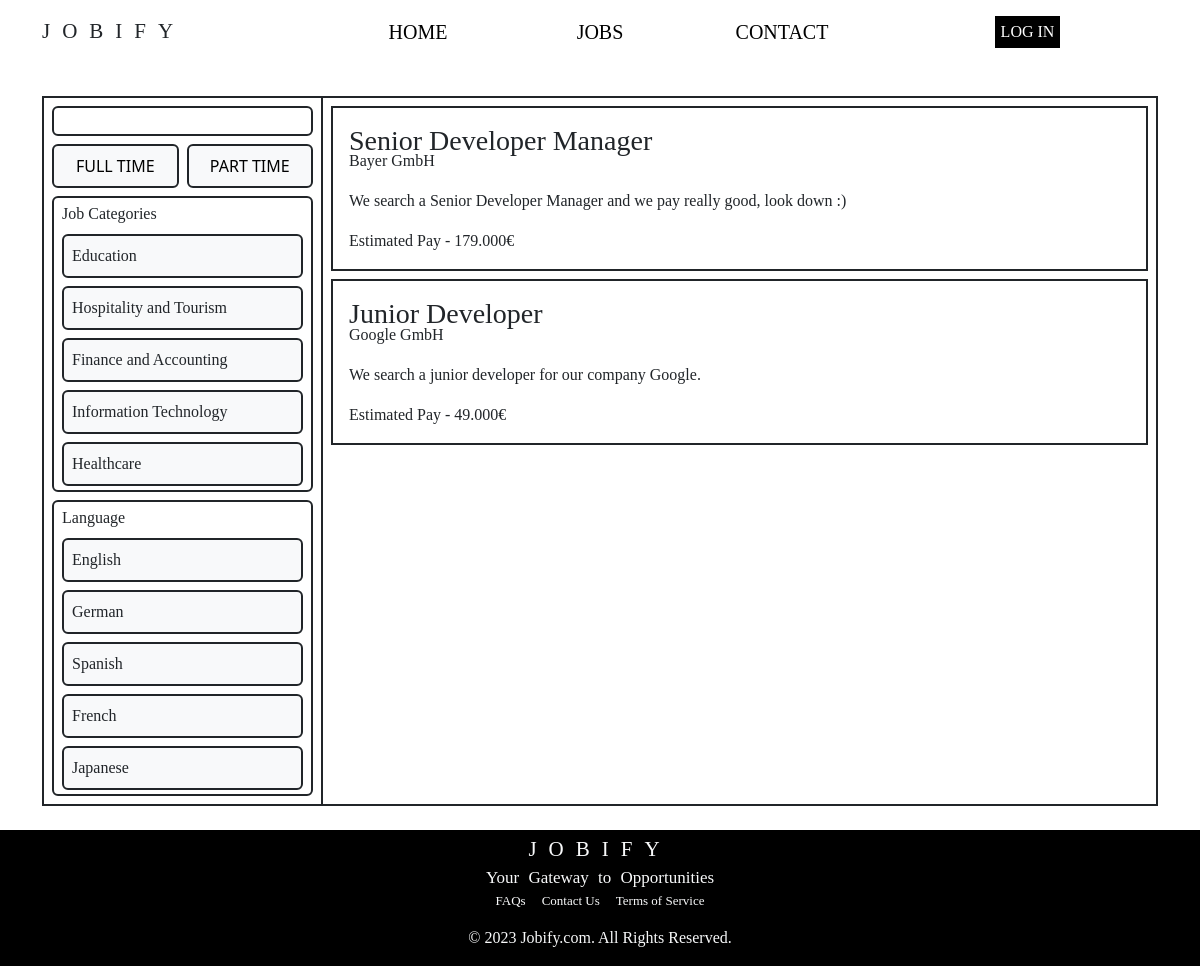
/jobs, run on an earlier commit of the app's database.
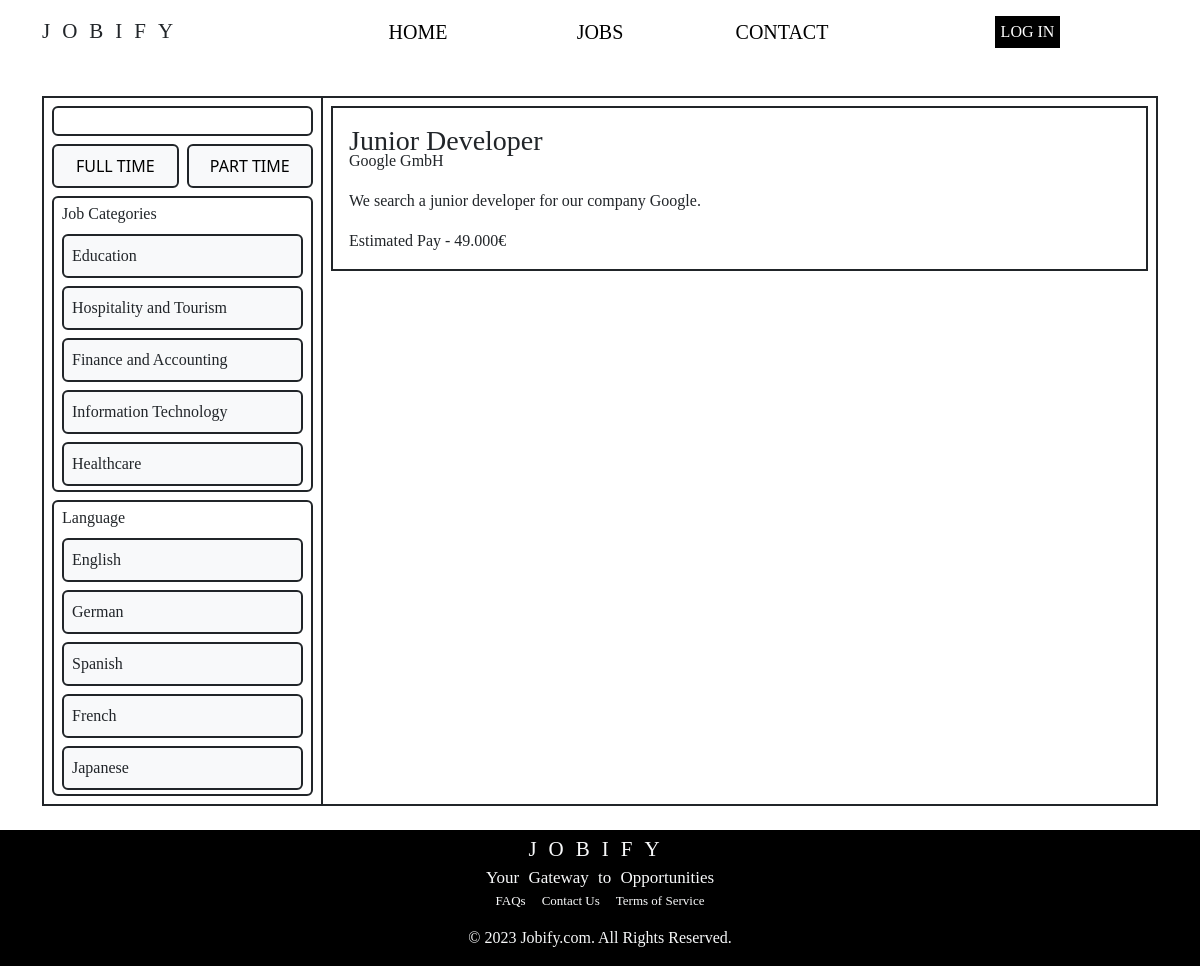
And on a later commit of the database.
### main/models.py (models this page shows, shortened)
class categories(models.Model):
    id = models.IntegerField(primary_key=True, unique=True),
    name = models.CharField(max_length=64)

class languages(models.Model):
    id = models.IntegerField(primary_key=True, unique=True),
    name = models.CharField(max_length=64)

class job_offers(models.Model):
    user = models.ForeignKey(User, on_delete=models.CASCADE)
    title = models.CharField(max_length=64)
    id = models.IntegerField(primary_key=True, unique=True),
    category = models.ForeignKey(categories, on_delete=models.CASCADE)
    pay = models.CharField(max_length=64)
    languages = models.ForeignKey(languages, on_delete=models.CASCADE)
    company = models.CharField(max_length=64)
    description = models.CharField(max_length=512)
    post_date = models.DateTimeField(auto_now=True)
    part_time = models.BooleanField(default=False)

### main/views.py (the view)
# urls.py: path("jobs", views.jobs, name="jobs"),
def jobs(request):
    return render(request, "main/jobs.html", {
        "user":request.user,
        "categories":categories.objects.all(),
        "languages":languages.objects.all(),
        "jobs":job_offers.objects.all()
    })

### main/templates/main/jobs.html (shortened to what this page needs)
{% extends 'main/layout.html' %}
{% block body %}
<div class="container d-flex justify-content-center main-block mt-2 mb-4">
    <div class="row w-100">
        <div id="searchWindow" class="col-md-3 col-5 d-flex flex-column align-items-center gap-2 p-2 border border-2 border-dark border-end-0">
            <div class="d-flex w-100">
                <input id="searchInput" class="border border-dark border-2 rounded ps-2 main-font w-100" type="text">
            </div>
            <div id="timeContainer" class="d-flex w-100 gap-2">
                <button id="optionsBtn" value="False" class="p-2 w-100 bg-light border border-dark border-2 rounded">FULL TIME</button>
                <button id="optionsBtn" value="True" class="p-2 w-100 bg-light border border-dark border-2 rounded">PART TIME</button>
            </div>
            {% if categories %}
            <div id="categoryContainer" class="d-flex flex-column gap-2 border border-dark border-2 rounded px-2 py-1 w-100">
                <div class="d-flex">
                    <p class="main-font m-0">Job Categories</p>
                </div>
                {% for category in categories %}
                    <div id="optionsBtn" class="p-2 w-100 bg-light border border-dark border-2 rounded">
                        <p id="selectable_categories" class="main-font m-0">{{ category.name }}</p>
                    </div>
                {% endfor %}
            </div>
            {% endif %}
            {% if languages %}
            <div id="langaugeContainer" class="d-flex flex-column w-100 px-2 py-1 border border-dark border-2 rounded gap-2">
                <div class="d-flex">
                    <p class="main-font m-0">Language</p>
                </div>
                {% for language in languages %}
                    <div id="optionsBtn" class="p-2 w-100 bg-light border border-dark border-2 rounded">
                        <p id="selectable_languages" class="main-font m-0">{{ language.name }}</p>
                    </div>
                {% endfor %}
            </div>
            {% endif %}
        </div>
        <div id="searchEntries" class="col-md-9 col d-flex flex-column border border-2 border-dark p-2 gap-2">
            {% for job in jobs %}
            <a class="text-decoration-none text-dark" href="{% url 'jobPage' job.id %}">
            <div id="jobEntrie" style="height:fit-content;" class="d-flex flex-column border border-2 border-dark p-3">
                <p id="jobTitle" style="margin-bottom: -8px;" class="main-font h3">{{ job.title }}</p>
                <p class="main-font">{{ job.company }}</p>
                <p class="main-font">{{ job.description }}</p>
                <p class="main-font m-0">Estimated Pay - {{ job.pay }}</p>
            </div>
            </a>
            {% endfor %}
        </div>
    </div>
</div>
{% endblock %}

What changed in the data, as far as the page shows it:
removed job_offers: title "Senior Developer Manager", company "Bayer GmbH", description "We search a Senior Developer Manager and we pay really good, look down :)", pay "179.000€"
